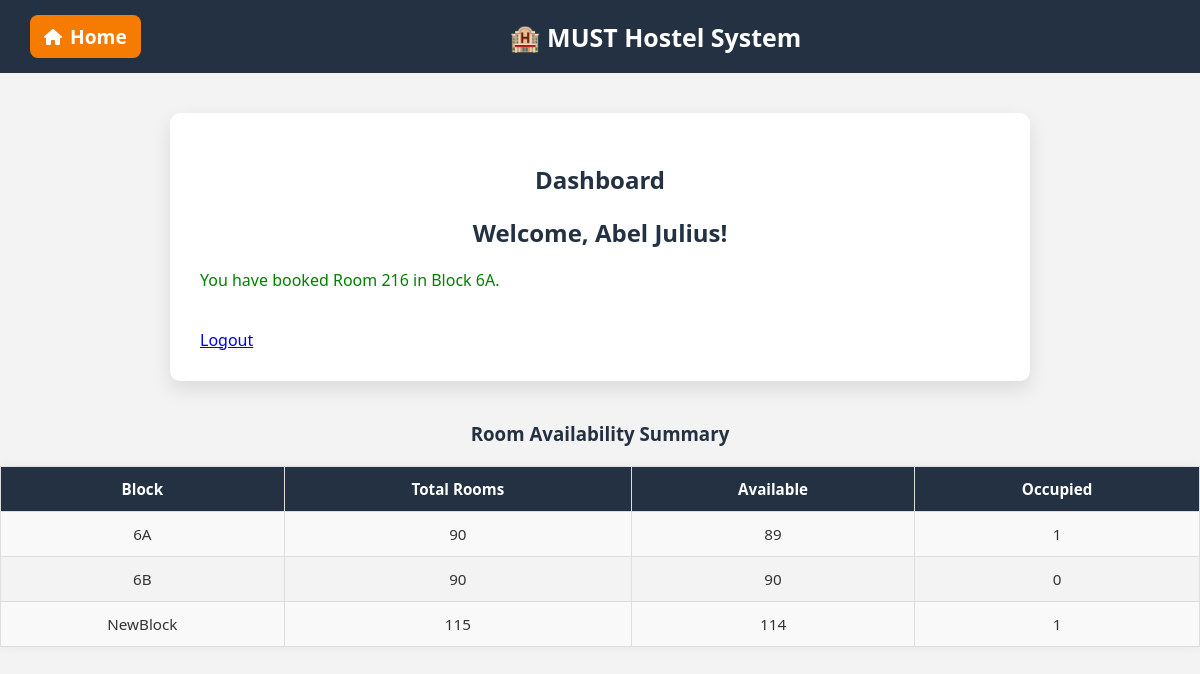
Screenshot of /app/dashboard.php (signed in) with the database file from the repository.
### tables this page shows
CREATE TABLE `students` (
  `id` int(11) NOT NULL,
  `name` varchar(100) NOT NULL,
  `reg_no` varchar(14) NOT NULL,
  `gender` enum('Male','Female') NOT NULL,
  `password` varchar(255) NOT NULL,
  `is_approved` tinyint(1) DEFAULT 0
);

CREATE TABLE `rooms` (
  `id` int(11) NOT NULL,
  `room_no` varchar(10) NOT NULL,
  `block` varchar(20) NOT NULL,
  `floor` int(11) NOT NULL,
  `gender` enum('Male','Female','Both') NOT NULL,
  `is_taken` tinyint(1) DEFAULT 0,
  `student_id` int(11) DEFAULT NULL
);

### app/dashboard.php (the view, shortened to what this page needs)
<?php
include 'db.php';
$student_id = $_SESSION['student_id'];
$sql = "SELECT * FROM students WHERE id = ?";
$stmt = $conn->prepare($sql);
$stmt->bind_param("i", $student_id);
$stmt->execute();
$result = $stmt->get_result();
$student = $result->fetch_assoc();
$name = $student['name'];
$gender = $student['gender'];
$is_approved = $student['is_approved'];
$room_sql = "SELECT * FROM rooms WHERE student_id = ?";
$room_stmt = $conn->prepare($room_sql);
$room_stmt->bind_param("i", $student_id);
$room_stmt->execute();
$room_result = $room_stmt->get_result();
$room = $room_result->fetch_assoc();
?>
<!DOCTYPE html>
<html>
<head>
    <link rel="stylesheet" type="text/css" href="css/dashboard.css">
    <link rel="stylesheet" href="https://cdnjs.cloudflare.com/ajax/libs/font-awesome/6.5.0/css/all.min.css">
</head>
<body>
    <div class="header">
    <a href="index.php" class="home-link"><i class="fas fa-home"></i> Home</a>
    <div class="logo">🏨 MUST Hostel System</div>
</div>
    <div class="container">
        <h2>Dashboard</h2>
         <h2>Welcome, <?php echo htmlspecialchars($name); ?>!</h2>
    <?php if (!$is_approved): ?>
        <p style="color: orange;">Your hostel application is still pending approval. Please wait.</p>
    <?php elseif ($room): ?>
        <p style="color: green;">You have booked Room <?php echo $room['room_no']; ?> in Block <?php echo $room['block']; ?>.</p>
    <?php endif; ?>
    <br><a href="logout.php">Logout</a>
    </div>
    <h3>Room Availability Summary</h3>
<table border="1" cellpadding="5">
    <tr>
        <th>Block</th>
        <th>Total Rooms</th>
        <th>Available</th>
        <th>Occupied</th>
    </tr>
    <?php
    $allowed_blocks = ($gender == 'Male') ? ['6A', '6B', 'NewBlock'] : ['8C', '8D', 'NewBlock'];
    $placeholders = implode(',', array_fill(0, count($allowed_blocks), '?'));
    $stmt = $conn->prepare("
        SELECT block,
               COUNT(*) as total,
               SUM(CASE WHEN is_taken = 0 THEN 1 ELSE 0 END) AS available,
               SUM(CASE WHEN is_taken = 1 THEN 1 ELSE 0 END) AS occupied
        FROM rooms
        WHERE block IN ($placeholders)
        GROUP BY block
    ");
    $stmt->bind_param(str_repeat('s', count($allowed_blocks)), ...$allowed_blocks);
    $stmt->execute();
    $result = $stmt->get_result();
    while ($row = $result->fetch_assoc()):
    ?>
    <tr>
        <td><?php echo htmlspecialchars($row['block']); ?></td>
        <td><?php echo $row['total']; ?></td>
        <td><?php echo $row['available']; ?></td>
        <td><?php echo $row['occupied']; ?></td>
    </tr>
    <?php endwhile; ?>
</table>
</body>
</html>

### app/css/dashboard.css (style rules this page uses)
body { font-family: "Segoe UI", Tahoma, Geneva, Verdana, sans-serif; margin: 0; background-color: #f3f3f3; color: #333; transition: background-color 0.3s ease; }
.header { background-color: #233142; color: #fff; padding: 15px 30px; display: flex; justify-content: space-between; align-items: center; font-size: 1.2em; font-weight: bold; }
.home-link { color: white; background-color: #f57c00; padding: 8px 14px; border-radius: 8px; text-decoration: none; font-weight: 600; display: inline-flex; align-items: center; gap: 8px; transition: background-color 0.3s ease, transform 0.2s ease; }
.home-link i { font-size: 16px; }
.logo { font-size: 1.3em; }
.container { max-width: 800px; margin: 40px auto; background: white; padding: 30px; border-radius: 10px; box-shadow: 0 8px 20px rgba(0, 0, 0, 0.1); animation: fadeIn 0.5s ease-in-out; }
h2, h3 { text-align: center; color: #233142; }
table { width: 100%; border-collapse: collapse; margin: 20px 0; font-size: 0.95em; box-shadow: 0 0 10px rgba(0, 0, 0, 0.05); }
th, td { padding: 12px 15px; border: 1px solid #ddd; text-align: center; }
th { background-color: #233142; color: white; }
tr:nth-child(even) { background-color: #f9f9f9; }

### rows the page displays
students: name "Abel Julius"
rooms: room_no "216", block "6A"

### other values shown
$row['block'] "6A"
$row['total'] "90"
$row['available'] "89"
$row['occupied'] "1"
$row['block'] "6B"
$row['available'] "90"
$row['occupied'] "0"
$row['block'] "NewBlock"
$row['total'] "115"
$row['available'] "114"
